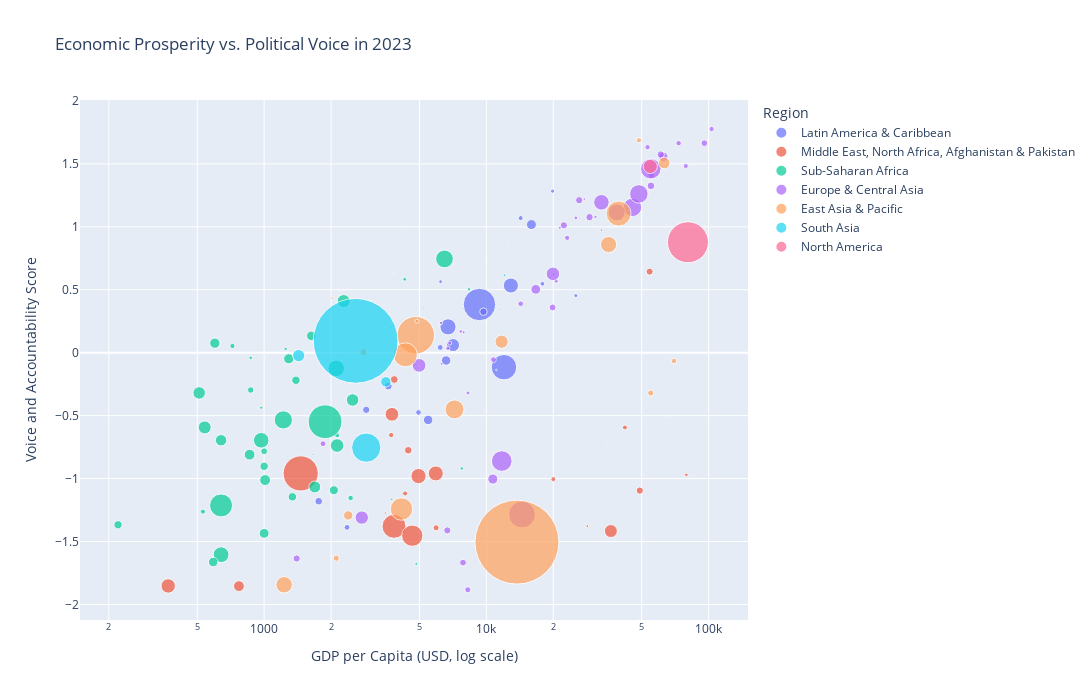

This figure's notebook cell:
### Markdown cell above
## Part 3:
(2\%) Builds at least two visualizations (graphs/plots) from the data which help to understand or answer the questions of interest. These visualizations will be graded based on how much information they can effectively communicate to readers. Please make sure your visualization are sufficiently distinct from each other.

### Code cell
import pandas as pd
import plotly.express as px
import numpy as np

# put the csv back into a DataFrame
df = pd.read_csv('world_bank_data_2023.csv', index_col=0)

# Clean the data and remove rows with missing values for variables we're using
df_clean = df.dropna(subset=['NY.GNP.PCAP.CD', 'VA.EST', 'SP.POP.TOTL'])

# Create the scatter plot, using GDP per Capita as X, Voice and Accountability Scores as Y, color-code each country's point by region,
# use bubble size to depict the population size of the country, and create hover data for each point/country
fig = px.scatter(
    df_clean,
    x='NY.GNP.PCAP.CD',
    y='VA.EST',
    size='SP.POP.TOTL',
    color='region',
    hover_name=df_clean.index,
    hover_data={
        'NY.GNP.PCAP.CD': ':,.0f',
        'VA.EST': ':.3f',
        'SP.POP.TOTL': ':,.0f',
        'incomeLevel': True,
        'region': False
    },
    labels={
        'NY.GNP.PCAP.CD': 'GDP per Capita (USD)',
        'VA.EST': 'Voice and Accountability Score',
        'SP.POP.TOTL': 'Population',
        'region': 'Region',
        'incomeLevel': 'Income Level'
    },
    title='Economic Prosperity vs. Political Voice in 2023',
    size_max=60,
    opacity=0.7
)


# Fixed layout so it looks better and switch to log scale for x-axis due to GDP values on differing levels of scale
fig.update_layout(
    width=1200,
    height=700,
    font=dict(size=12),
    legend=dict(
        title=dict(text='Region', font=dict(size=14)),
        orientation='v',
        yanchor='top',
        y=1,
        xanchor='left',
        x=1.02
    ),
    hovermode='closest')
fig.update_xaxes(type='log', title='GDP per Capita (USD, log scale)')

fig.show()

### Figure 1 — Plotly figure (JSON) as saved in the notebook; plotly's stock layout.template omitted (floating-point values rounded to 4 significant figures; data arrays with more than 128 entries replaced by an {"elided": "..."} marker saying what was removed)
{"data": [{"customdata": [[107359, "High income", "Latin America & Caribbean "], [45538401, "Upper middle income", "Latin America & Caribbean "], [93316, "High income", "Latin America & Caribbean "], [399440, "High income", "Latin America & Caribbean "], [411106, "Upper middle income", "Latin America & Caribbean "], [12244159, "Lower middle income", "Latin America & Caribbean "], [211140729, "Upper middle income", "Latin America & Caribbean "], [282336, "High income", "Latin America & Caribbean "], [19658835, "High income", "Latin America & Caribbean "], [52321152, "Upper middle income", "Latin America & Caribbean "], [5105525, "High income", "Latin America & Caribbean "], [66510, "Upper middle income", "Latin America & Caribbean "], [11331265, "Upper middle income", "Latin America & Caribbean "], [17980083, "Upper middle income", "Latin America & Caribbean "], [117081, "Upper middle income", "Latin America & Caribbean "], [18124838, "Upper middle income", "Latin America & Caribbean "], [826353, "High income", "Latin America & Caribbean "], [10644851, "Lower middle income", "Latin America & Caribbean "], [11637398, "Lower middle income", "Latin America & Caribbean "], [2839786, "Upper middle income", "Latin America & Caribbean "], [46758, "High income", "Latin America & Caribbean "], [179285, "Upper middle income", "Latin America & Caribbean "], [129739759, "Upper middle income", "Latin America & Caribbean "], [6823613, "Lower middle income", "Latin America & Caribbean "], [4458759, "High income", "Latin America & Caribbean "], [33845617, "Upper middle income", "Latin America & Caribbean "], [3203792, "High income", "Latin America & Caribbean "], [6844146, "Upper middle income", "Latin America & Caribbean "], [6309624, "Upper middle income", "Latin America & Caribbean "], [628886, "Upper middle income", "Latin America & Caribbean "], [1367510, "High income", "Latin America & Caribbean "], [3388081, "High income", "Latin America & Caribbean "], [101323, "Upper middle income", "Latin America & Caribbean "]], "hovertemplate": "<b>%{hovertext}</b><br><br>GDP per Capita (USD)=%{x:,.0f}<br>Voice and Accountability Score=%{y:.3f}<br>Population=%{customdata[0]:,.0f}<br>Income Level=%{customdata[1]}<extra></extra>", "hovertext": ["AW", "AR", "AG", "BS", "BZ", "BO", "BR", "BB", "CL", "CO", "CR", "DM", "DO", "EC", "GD", "GT", "GY", "HN", "HT", "JM", "KN", "LC", "MX", "NI", "PA", "PE", "PR", "PY", "SV", "SR", "TT", "UY", "VC"], "legendgroup": "Latin America & Caribbean ", "marker": {"color": "#636efa", "opacity": 0.7, "size": [107400.0, 45540000.0, 93320.0, 399400.0, 411100.0, 12240000.0, 211100000.0, 282300.0, 19660000.0, 52320000.0, 5106000.0, 66510.0, 11330000.0, 17980000.0, 117100.0, 18120000.0, 826400.0, 10640000.0, 11640000.0, 2840000.0, 46760.0, 179300.0, 129700000.0, 6824000.0, 4459000.0, 33850000.0, 3204000.0, 6844000.0, 6310000.0, 628900.0, 1368000.0, 3388000.0, 101300.0], "sizemode": "area", "sizeref": 399500.0, "symbol": "circle"}, "mode": "markers", "name": "Latin America & Caribbean ", "orientation": "v", "showlegend": true, "type": "scatter", "x": [30120.0, 12890.0, 19880.0, 35540.0, 6890.0, 3620.0, 9310.0, 22870.0, 15950.0, 6720.0, 14260.0, 9990.0, 9700.0, 6590.0, 10110.0, 5470.0, 17770.0, 2880.0, 1760.0, 6220.0, 22020.0, 12440.0, 12000.0, 2360.0, 17870.0, 7080.0, 25270.0, 6200.0, 4950.0, 5200.0, 20070.0, 19850.0, 10380.0], "xaxis": "x", "y": [1.019, 0.5339, 0.7418, 0.8603, 0.539, -0.2652, 0.3829, 1.162, 1.018, 0.2052, 1.07, 0.7861, 0.3259, -0.06191, 0.7535, -0.5337, 0.1488, -0.4537, -1.18, 0.5643, 0.7742, 0.8627, -0.1151, -1.387, 0.5475, 0.06048, 0.4535, 0.04202, -0.4744, 0.3532, 0.6207, 1.284, 0.8313], "yaxis": "y"}, {"customdata": [[41454761, "Low income", "Middle East, North Africa, Afghanistan & Pakistan"], [10483751, "High income", "Middle East, North Africa, Afghanistan & Pakistan"], [1577059, "High income", "Middle East, North Africa, Afghanistan & Pakistan"], [1152944, "Lower middle income", "Middle East, North Africa, Afghanistan & Pakistan"], [46164219, "Upper middle income", "Middle East, North Africa, Afghanistan & Pakistan"], [114535772, "Lower middle income", "Middle East, North Africa, Afghanistan & Pakistan"], [90608707, "Upper middle income", "Middle East, North Africa, Afghanistan & Pakistan"], [45074049, "Upper middle income", "Middle East, North Africa, Afghanistan & Pakistan"], [9849000, "High income", "Middle East, North Africa, Afghanistan & Pakistan"], [11439213, "Lower middle income", "Middle East, North Africa, Afghanistan & Pakistan"], [4853420, "High income", "Middle East, North Africa, Afghanistan & Pakistan"], [5773493, "Lower middle income", "Middle East, North Africa, Afghanistan & Pakistan"], [7305659, "Upper middle income", "Middle East, North Africa, Afghanistan & Pakistan"], [37712505, "Lower middle income", "Middle East, North Africa, Afghanistan & Pakistan"], [552747, "High income", "Middle East, North Africa, Afghanistan & Pakistan"], [5049269, "High income", "Middle East, North Africa, Afghanistan & Pakistan"], [247504495, "Lower middle income", "Middle East, North Africa, Afghanistan & Pakistan"], [5165775, "Lower middle income", "Middle East, North Africa, Afghanistan & Pakistan"], [2656032, "High income", "Middle East, North Africa, Afghanistan & Pakistan"], [33702731, "High income", "Middle East, North Africa, Afghanistan & Pakistan"], [23594623, "Low income", "Middle East, North Africa, Afghanistan & Pakistan"], [12200431, "Lower middle income", "Middle East, North Africa, Afghanistan & Pakistan"]], "hovertemplate": "<b>%{hovertext}</b><br><br>GDP per Capita (USD)=%{x:,.0f}<br>Voice and Accountability Score=%{y:.3f}<br>Population=%{customdata[0]:,.0f}<br>Income Level=%{customdata[1]}<extra></extra>", "hovertext": ["AF", "AE", "BH", "DJ", "DZ", "EG", "IR", "IQ", "IL", "JO", "KW", "LB", "LY", "MA", "MT", "OM", "PK", "PS", "QA", "SA", "SY", "TN"], "legendgroup": "Middle East, North Africa, Afghanistan & Pakistan", "marker": {"color": "#EF553B", "opacity": 0.7, "size": [41450000.0, 10480000.0, 1577000.0, 1153000.0, 46160000.0, 114500000.0, 90610000.0, 45070000.0, 9849000.0, 11440000.0, 4853000.0, 5773000.0, 7306000.0, 37710000.0, 552700.0, 5049000.0, 247500000.0, 5166000.0, 2656000.0, 33700000.0, 23590000.0, 12200000.0], "sizemode": "area", "sizeref": 399500.0, "symbol": "circle"}, "mode": "markers", "name": "Middle East, North Africa, Afghanistan & Pakistan", "orientation": "v", "showlegend": true, "type": "scatter", "x": [370.0, 49020.0, 28460.0, 3510.0, 4950.0, 3840.0, 4640.0, 5920.0, 54280.0, 4450.0, 42030.0, 3730.0, 5940.0, 3760.0, 34500.0, 20020.0, 1460.0, 4310.0, 79430.0, 36330.0, 770.0, 3850.0], "xaxis": "x", "y": [-1.853, -1.095, -1.378, -1.274, -0.9799, -1.379, -1.454, -0.9589, 0.6443, -0.7747, -0.5942, -0.6543, -1.391, -0.4893, 0.9137, -1.004, -0.9591, -1.118, -0.9706, -1.417, -1.854, -0.2129], "yaxis": "y"}, {"customdata": {"elided": "45x3 mixed values"}, "hovertemplate": "<b>%{hovertext}</b><br><br>GDP per Capita (USD)=%{x:,.0f}<br>Voice and Accountability Score=%{y:.3f}<br>Population=%{customdata[0]:,.0f}<br>Income Level=%{customdata[1]}<extra></extra>", "hovertext": ["AO", "BI", "BJ", "BF", "BW", "CF", "CI", "CM", "CD", "CG", "KM", "CV", "GA", "GH", "GN", "GM", "GW", "GQ", "KE", "LR", "LS", "MG", "ML", "MZ", "MR", "MU", "MW", null, "NE", "NG", "RW", "SD", "SN", "SL", "SO", "ST", "SZ", "SC", "TD", "TG", "TZ", "UG", "ZA", "ZM", "ZW"], "legendgroup": "Sub-Saharan Africa ", "marker": {"color": "#00cc96", "opacity": 0.7, "size": [36750000.0, 13690000.0, 14110000.0, 23030000.0, 2480000.0, 5152000.0, 31170000.0, 28370000.0, 105800000.0, 6183000.0, 850400.0, 522300.0, 2485000.0, 33790000.0, 14410000.0, 2698000.0, 2153000.0, 1848000.0, 55340000.0, 5493000.0, 2311000.0, 31200000.0, 23770000.0, 33640000.0, 5022000.0, 1261000.0, 21100000.0, 2963000.0, 26160000.0, 227900000.0, 13950000.0, 50040000.0, 18080000.0, 8461000.0, 18360000.0, 230900.0, 1231000.0, 119800.0, 19320000.0, 9304000.0, 66620000.0, 48660000.0, 63210000.0, 20720000.0, 16340000.0], "sizemode": "area", "sizeref": 399500.0, "symbol": "circle"}, "mode": "markers", "name": "Sub-Saharan Africa ", "orientation": "v", "showlegend": true, "type": "scatter", "x": [2130.0, 220.0, 1390.0, 860.0, 8360.0, 530.0, 2500.0, 1690.0, 640.0, 2450.0, 1660.0, 4780.0, 7750.0, 2280.0, 1340.0, 870.0, 970.0, 4840.0, 2110.0, 720.0, 1250.0, 510.0, 1010.0, 540.0, 2130.0, 12070.0, 600.0, 4290.0, 640.0, 1880.0, 1000.0, 640.0, 1630.0, 870.0, 590.0, 2580.0, 3750.0, 16400.0, 1000.0, 1000.0, 1220.0, 970.0, 6480.0, 1290.0, 2060.0], "xaxis": "x", "y": [-0.7373, -1.367, -0.219, -0.8099, 0.5041, -1.262, -0.3755, -1.066, -1.213, -1.154, -0.8088, 0.9581, -0.9192, 0.4104, -1.145, -0.04101, -0.4369, -1.677, -0.1242, 0.05389, 0.02994, -0.3195, -1.012, -0.5934, -0.6561, 0.6157, 0.07561, 0.5839, -0.6955, -0.5483, -0.9023, -1.605, 0.134, -0.2964, -1.663, 0.2523, -1.165, 0.5564, -1.435, -0.7827, -0.5337, -0.6958, 0.7449, -0.04795, -1.093], "yaxis": "y"}, {"customdata": {"elided": "50x3 mixed values"}, "hovertemplate": "<b>%{hovertext}</b><br><br>GDP per Capita (USD)=%{x:,.0f}<br>Voice and Accountability Score=%{y:.3f}<br>Population=%{customdata[0]:,.0f}<br>Income Level=%{customdata[1]}<extra></extra>", "hovertext": ["AL", "AD", "AM", "AT", "AZ", "BE", "BG", "BA", "BY", "CH", "CY", "CZ", "DE", "DK", "ES", "EE", "FI", "FR", "GB", "GE", "GR", "HR", "HU", "IE", "IS", "IT", "KZ", "KG", "LT", "LU", "LV", "MD", "MK", "ME", "NL", "NO", "PL", "PT", "RO", "RU", "RS", "SK", "SI", "SE", "TJ", "TM", "TR", "UA", "UZ", "XK"], "legendgroup": "Europe & Central Asia", "marker": {"color": "#ab63fa", "opacity": 0.7, "size": [2746000.0, 80860.0, 2964000.0, 9132000.0, 10150000.0, 11790000.0, 6447000.0, 3185000.0, 9178000.0, 8888000.0, 1345000.0, 10860000.0, 83900000.0, 5947000.0, 48350000.0, 1370000.0, 5584000.0, 68290000.0, 68490000.0, 3715000.0, 10410000.0, 3860000.0, 9592000.0, 5308000.0, 393300.0, 58990000.0, 20330000.0, 7100000.0, 2872000.0, 666400.0, 1877000.0, 2458000.0, 1828000.0, 623500.0, 17880000.0, 5520000.0, 36690000.0, 10580000.0, 19060000.0, 143800000.0, 6623000.0, 5427000.0, 2120000.0, 10540000.0, 10390000.0, 7364000.0, 85330000.0, 37730000.0, 35650000.0, 1683000.0], "sizemode": "area", "sizeref": 399500.0, "symbol": "circle"}, "mode": "markers", "name": "Europe & Central Asia", "orientation": "v", "showlegend": true, "type": "scatter", "x": [7680.0, 47920.0, 6840.0, 55220.0, 6670.0, 55020.0, 14270.0, 8270.0, 7850.0, 95750.0, 32960.0, 29130.0, 54960.0, 73340.0, 32940.0, 27580.0, 53120.0, 45440.0, 48560.0, 6710.0, 22320.0, 20590.0, 19860.0, 78980.0, 80760.0, 38610.0, 10690.0, 1840.0, 25280.0, 89650.0, 21400.0, 6250.0, 7900.0, 11450.0, 62540.0, 103200.0, 19940.0, 26160.0, 16690.0, 14460.0, 10760.0, 23100.0, 30990.0, 60910.0, 1400.0, 8250.0, 11730.0, 4980.0, 2750.0, 6290.0], "xaxis": "x", "y": [0.169, 0.9969, 0.07671, 1.411, -1.412, 1.326, 0.389, -0.3195, -1.667, 1.665, 0.9746, 1.077, 1.461, 1.665, 1.195, 1.22, 1.633, 1.155, 1.262, 0.03471, 1.012, 0.5697, 0.3595, 1.483, 1.446, 1.116, -1.004, -0.7232, 1.071, 1.633, 0.993, 0.2368, 0.1627, 0.342, 1.556, 1.777, 0.6265, 1.211, 0.5032, -1.286, -0.055, 0.9125, 1.079, 1.575, -1.635, -1.883, -0.8606, -0.1005, -1.31, -0.08881], "yaxis": "y"}, {"customdata": [[26652777, "High income", "East Asia & Pacific"], [458949, "High income", "East Asia & Pacific"], [1410710000, "Upper middle income", "East Asia & Pacific"], [924145, "Upper middle income", "East Asia & Pacific"], [112630, "Lower middle income", "East Asia & Pacific"], [7536100, "High income", "East Asia & Pacific"], [281190067, "Upper middle income", "East Asia & Pacific"], [124516650, "High income", "East Asia & Pacific"], [17423880, "Lower middle income", "East Asia & Pacific"], [132530, "Lower middle income", "East Asia & Pacific"], [51712619, "High income", "East Asia & Pacific"], [7664993, "Lower middle income", "East Asia & Pacific"], [678800, "High income", "East Asia & Pacific"], [38827, "Upper middle income", "East Asia & Pacific"], [54133798, "Lower middle income", "East Asia & Pacific"], [3481145, "Upper middle income", "East Asia & Pacific"], [35126298, "Upper middle income", "East Asia & Pacific"], [11875, "High income", "East Asia & Pacific"], [5245000, "High income", "East Asia & Pacific"], [114891199, "Lower middle income", "East Asia & Pacific"], [17727, "High income", "East Asia & Pacific"], [10389635, "Lower middle income", "East Asia & Pacific"], [5917648, "High income", "East Asia & Pacific"], [800005, "Lower middle income", "East Asia & Pacific"], [71702435, "Upper middle income", "East Asia & Pacific"], [1384286, "Lower middle income", "East Asia & Pacific"], [104597, "Upper middle income", "East Asia & Pacific"], [9816, "Upper middle income", "East Asia & Pacific"], [100352192, "Lower middle income", "East Asia & Pacific"], [320409, "Lower middle income", "East Asia & Pacific"], [216663, "Upper middle income", "East Asia & Pacific"]], "hovertemplate": "<b>%{hovertext}</b><br><br>GDP per Capita (USD)=%{x:,.0f}<br>Voice and Accountability Score=%{y:.3f}<br>Population=%{customdata[0]:,.0f}<br>Income Level=%{customdata[1]}<extra></extra>", "hovertext": ["AU", "BN", "CN", "FJ", "FM", "HK", "ID", "JP", "KH", "KI", "KR", "LA", "MO", "MH", "MM", "MN", "MY", "NR", "NZ", "PH", "PW", "PG", "SG", "SB", "TH", "TL", "TO", "TV", "VN", "VU", "WS"], "legendgroup": "East Asia & Pacific", "marker": {"color": "#FFA15A", "opacity": 0.7, "size": [26650000.0, 458900.0, 1411000000.0, 924100.0, 112600.0, 7536000.0, 281200000.0, 124500000.0, 17420000.0, 132500.0, 51710000.0, 7665000.0, 678800.0, 38830.0, 54130000.0, 3481000.0, 35130000.0, 11880.0, 5245000.0, 114900000.0, 17730.0, 10390000.0, 5918000.0, 800000.0, 71700000.0, 1384000.0, 104600.0, 9816.0, 100400000.0, 320400.0, 216700.0], "sizemode": "area", "sizeref": 399500.0, "symbol": "circle"}, "mode": "markers", "name": "East Asia & Pacific", "orientation": "v", "showlegend": true, "type": "scatter", "x": [63160.0, 34390.0, 13730.0, 5680.0, 4130.0, 54910.0, 4810.0, 39360.0, 2390.0, 3690.0, 35490.0, 2110.0, 65190.0, 7860.0, 1230.0, 4870.0, 11710.0, 23750.0, 48600.0, 4320.0, 14070.0, 2800.0, 69850.0, 2110.0, 7190.0, 2020.0, 5520.0, 8770.0, 4150.0, 3830.0, 4220.0], "xaxis": "x", "y": [1.507, -0.7155, -1.505, 0.1861, 1.085, -0.3201, 0.139, 1.106, -1.292, 1.09, 0.8596, -1.632, -0.5093, 1.126, -1.844, 0.2503, 0.08762, 0.6405, 1.688, -0.01684, 1.085, 0.005011, -0.06541, 0.3401, -0.4504, 0.4334, 0.871, 1.224, -1.242, 0.6275, 1.02], "yaxis": "y"}, {"customdata": [[171466990, "Lower middle income", "South Asia"], [786385, "Lower middle income", "South Asia"], [1438069596, "Lower middle income", "South Asia"], [22037000, "Lower middle income", "South Asia"], [525994, "Upper middle income", "South Asia"], [29694614, "Lower middle income", "South Asia"]], "hovertemplate": "<b>%{hovertext}</b><br><br>GDP per Capita (USD)=%{x:,.0f}<br>Voice and Accountability Score=%{y:.3f}<br>Population=%{customdata[0]:,.0f}<br>Income Level=%{customdata[1]}<extra></extra>", "hovertext": ["BD", "BT", "IN", "LK", "MV", "NP"], "legendgroup": "South Asia", "marker": {"color": "#19d3f3", "opacity": 0.7, "size": [171500000.0, 786400.0, 1438000000.0, 22040000.0, 526000.0, 29690000.0], "sizemode": "area", "sizeref": 399500.0, "symbol": "circle"}, "mode": "markers", "name": "South Asia", "orientation": "v", "showlegend": true, "type": "scatter", "x": [2880.0, 3740.0, 2580.0, 3530.0, 11090.0, 1430.0], "xaxis": "x", "y": [-0.7539, 0.2001, 0.0944, -0.2311, -0.1375, -0.02312], "yaxis": "y"}, {"customdata": [[40083484, "High income", "North America"], [336806231, "High income", "North America"]], "hovertemplate": "<b>%{hovertext}</b><br><br>GDP per Capita (USD)=%{x:,.0f}<br>Voice and Accountability Score=%{y:.3f}<br>Population=%{customdata[0]:,.0f}<br>Income Level=%{customdata[1]}<extra></extra>", "hovertext": ["CA", "US"], "legendgroup": "North America", "marker": {"color": "#FF6692", "opacity": 0.7, "size": [40080000.0, 336800000.0], "sizemode": "area", "sizeref": 399500.0, "symbol": "circle"}, "mode": "markers", "name": "North America", "orientation": "v", "showlegend": true, "type": "scatter", "x": [54660.0, 80710.0], "xaxis": "x", "y": [1.48, 0.8775], "yaxis": "y"}], "layout": {"font": {"size": 12}, "height": 700, "hovermode": "closest", "legend": {"itemsizing": "constant", "orientation": "v", "title": {"font": {"size": 14}, "text": "Region"}, "tracegroupgap": 0, "x": 1.02, "xanchor": "left", "y": 1, "yanchor": "top"}, "title": {"text": "Economic Prosperity vs. Political Voice in 2023"}, "width": 1200, "xaxis": {"anchor": "y", "domain": [0, 1], "title": {"text": "GDP per Capita (USD, log scale)"}, "type": "log"}, "yaxis": {"anchor": "x", "domain": [0, 1], "title": {"text": "Voice and Accountability Score"}}}}
